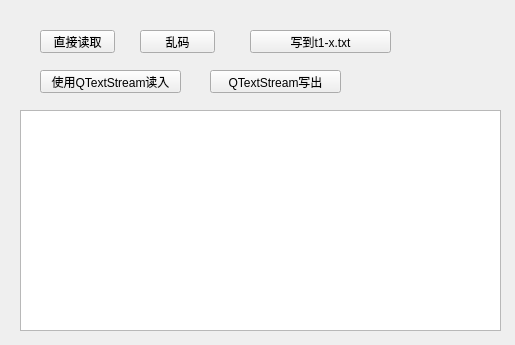
<?xml version="1.0" encoding="UTF-8"?>
<ui version="4.0">
 <class>Widget</class>
 <widget class="QWidget" name="Widget">
  <property name="geometry">
   <rect>
    <x>0</x>
    <y>0</y>
    <width>515</width>
    <height>345</height>
   </rect>
  </property>
  <property name="windowTitle">
   <string>Widget</string>
  </property>
  <widget class="QPushButton" name="pushButton">
   <property name="geometry">
    <rect>
     <x>40</x>
     <y>30</y>
     <width>75</width>
     <height>23</height>
    </rect>
   </property>
   <property name="text">
    <string>直接读取</string>
   </property>
  </widget>
  <widget class="QPlainTextEdit" name="plainTextEdit">
   <property name="geometry">
    <rect>
     <x>20</x>
     <y>110</y>
     <width>481</width>
     <height>221</height>
    </rect>
   </property>
  </widget>
  <widget class="QPushButton" name="pushButton_2">
   <property name="geometry">
    <rect>
     <x>140</x>
     <y>30</y>
     <width>75</width>
     <height>23</height>
    </rect>
   </property>
   <property name="text">
    <string>乱码</string>
   </property>
  </widget>
  <widget class="QPushButton" name="pushButton_3">
   <property name="geometry">
    <rect>
     <x>250</x>
     <y>30</y>
     <width>141</width>
     <height>23</height>
    </rect>
   </property>
   <property name="text">
    <string>写到t1-x.txt</string>
   </property>
  </widget>
  <widget class="QPushButton" name="pushButton_4">
   <property name="geometry">
    <rect>
     <x>40</x>
     <y>70</y>
     <width>141</width>
     <height>23</height>
    </rect>
   </property>
   <property name="text">
    <string>使用QTextStream读入</string>
   </property>
  </widget>
  <widget class="QPushButton" name="pushButton_5">
   <property name="geometry">
    <rect>
     <x>210</x>
     <y>70</y>
     <width>131</width>
     <height>23</height>
    </rect>
   </property>
   <property name="text">
    <string>QTextStream写出</string>
   </property>
  </widget>
 </widget>
 <layoutdefault spacing="6" margin="11"/>
 <resources/>
 <connections/>
</ui>
